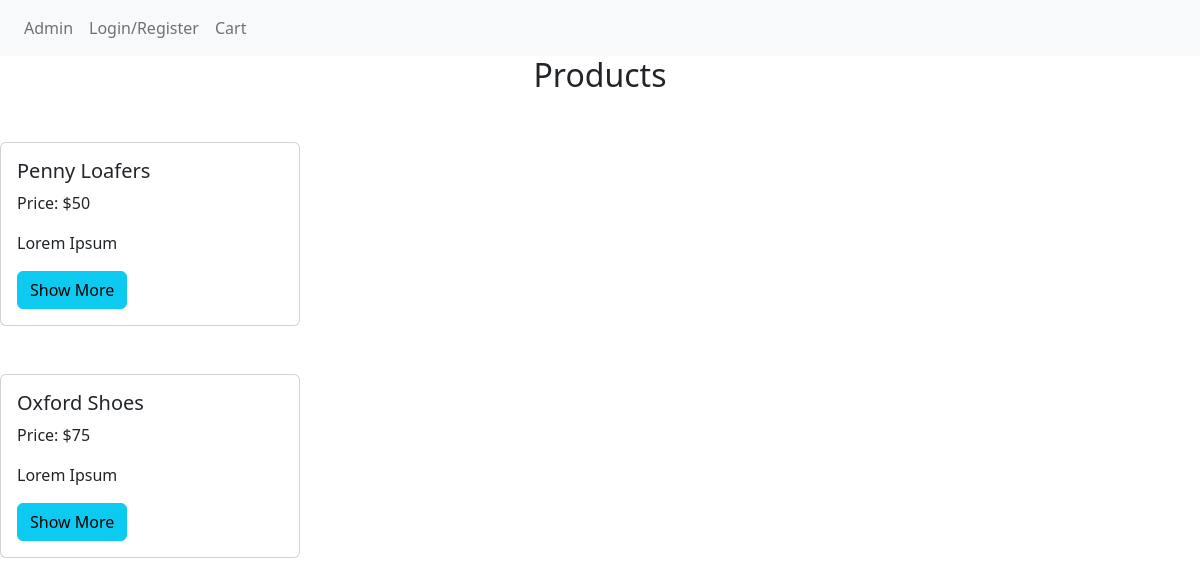
Page /product.php?id=91 on the earlier database version.
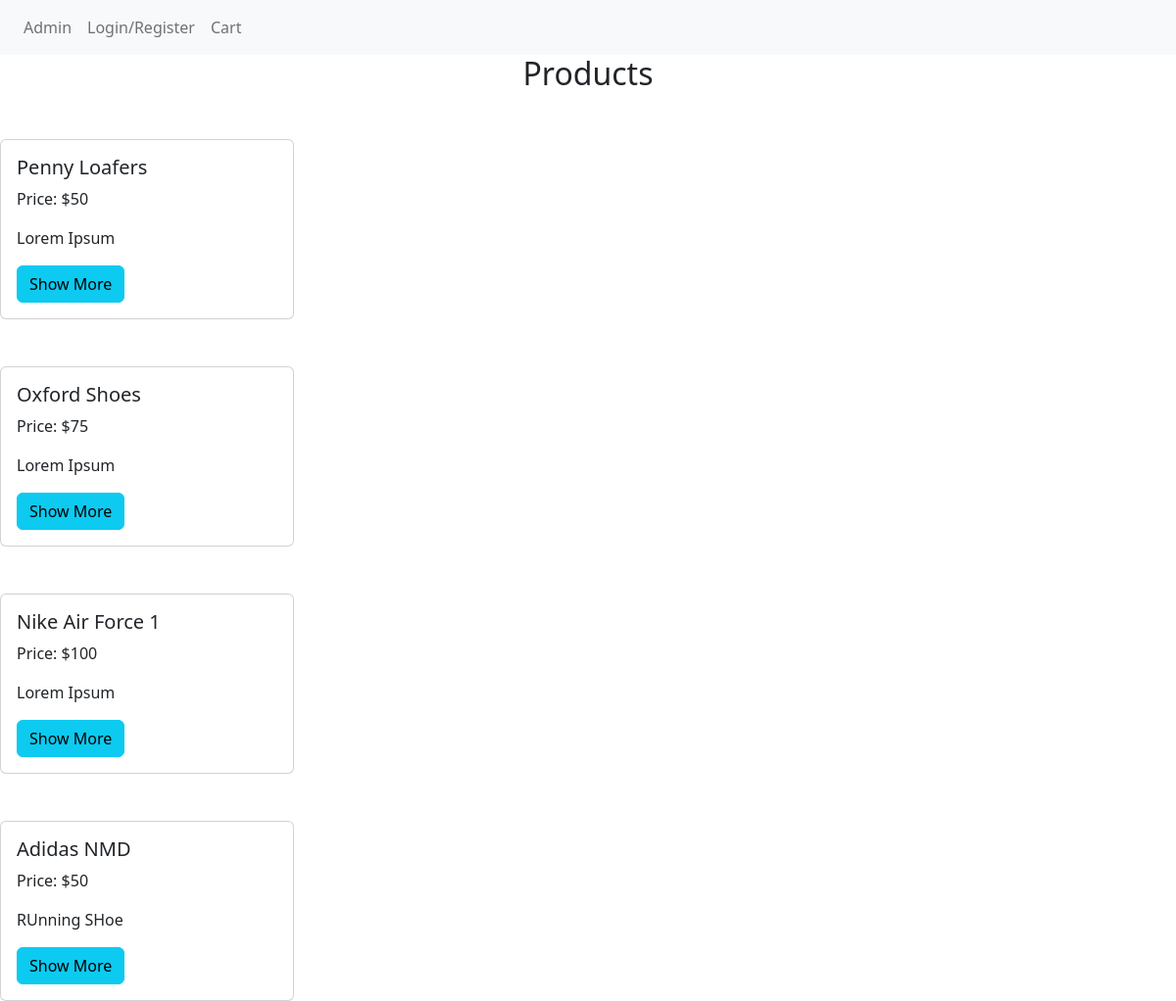
Same page on the later database version.
### tables this page shows
CREATE TABLE `product` (
  `id` int(200) NOT NULL,
  `categories_id` int(11) NOT NULL,
  `name` varchar(255) NOT NULL,
  `price` float NOT NULL,
  `quantity` int(11) NOT NULL,
  `description` varchar(200) NOT NULL,
  `image` varchar(255) NOT NULL
);

### product.php (the view, shortened to what this page needs)
<!DOCTYPE html>
<html>
<head>
  <link rel="stylesheet" href="https://cdn.jsdelivr.net/npm/bootstrap@5.2.0/dist/css/bootstrap.min.css">
  <link rel="stylesheet"  href="css/cart.css">
</head>
<nav class="navbar navbar-expand-lg navbar-light bg-light">
  <div class="collapse navbar-collapse" id="navbarNav">
    <ul class="navbar-nav ml-auto">
      <li class="nav-item active">
        <a class="nav-link" href="adminlog.php">Admin </a>
      </li>
      <li class="nav-item ml-auto">
        <a class="nav-link" href="login.php">Login/Register</a>
      </li>
      <li class="nav-item ml-auto">
        <a class="nav-link" href="mycart.php">Cart</a>
      </li>
    </ul>
  </div>
</nav>
<body>
  <h2 align="center">Products</h2>
<?php
@include'dbconnect.php';
if(isset($_REQUEST['id'])){
  $recv_data = $_REQUEST['id'];
  $get_info = "SELECT * FROM product WHERE product.categories_id = $recv_data";
  $result =mysqli_query($conn,$get_info);
  if(mysqli_num_rows($result) > 0){
     while($row = mysqli_fetch_array($result)){
    ?>
     <div class="col-lg-3 mt-5">
            <div class="card" >
          <div class="card-body">
            <h5 class="card-title"><?php echo $row['name'] ?></h5>
            <p class="card-text">Price: $<?php echo $row['price'] ?></p>
            <p class="card-text"><?php echo $row['description'] ?></p>
            <button type="submit" name="Add" class="btn btn-info">Show More</button>
          </div>
        </div>
        </div>
      <?php
      }
      }
}
      ?>
    </body>
    </html>

Differences in the rows shown:
added product: name "Nike Air Force 1", price "100", description "Lorem Ipsum"
added product: name "Adidas NMD", price "50", description "RUnning SHoe"
